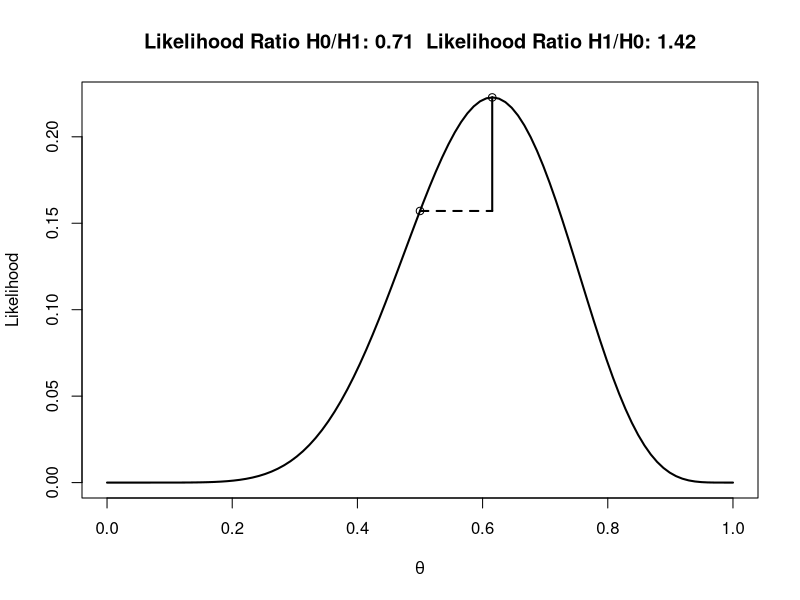

Write the R code that produced this figure.
#Calculate the likelihood ratio----
n<-13 #set total trials
x<-8 #set successes
H0 <- .5 #specify one hypothesis you want to compare with the likihood ratio
H1 <- 8/13 #specify another hypothesis you want to compare with the likehood ratio (you can use 1/20, or 0.05)
print(dbinom(x,n,H0)/dbinom(x,n,H1)) #Returns the likelihood ratio of H0 over H1
dbinom(x,n,H1)/dbinom(x,n,H0) #Returns the likelihood ratio of H1 over H0

theta<- seq(0,1,len=100) #create theta variable, from 0 to 1
like <- dbinom(x,n,theta)
#png(file="LikRatio.png",width=4000,height=3000, , units = "px", res = 900)
plot(theta,like,type='l',xlab=expression(theta), ylab='Likelihood', lwd=2)
points(H0,dbinom(x,n,H0))
points(H1,dbinom(x,n,H1))
segments(H0, dbinom(x,n,H0), x/n, dbinom(x,n,H0), lty=2, lwd=2)
segments(H1, dbinom(x,n,H1), x/n, dbinom(x,n,H1), lty=2, lwd=2)
segments(x/n, dbinom(x,n,H0), x/n, dbinom(x,n,H1), lwd=2)
title(paste('Likelihood Ratio H0/H1:',round(dbinom(x,n,H0)/dbinom(x,n,H1),digits=2)," Likelihood Ratio H1/H0:",round(dbinom(x,n,H1)/dbinom(x,n,H0),digits=2)))
#dev.off()
# Q4
# > round(dbinom(5,10,0.5)/dbinom(5,10,0.4),2)
# [1] 1.23
# Q5
# > round(dbinom(50,100,0.5)/dbinom(50,100,0.4),2)
# [1] 7.7
# Q6
# >  round(dbinom(500,1000,0.5)/dbinom(500,1000,0.4),2)
# [1] [number redacted]
# [redacted]
# This work is licensed under a Creative Commons Attribution-NonCommercial-ShareAlike 4.0 International License. https://creativecommons.org/licenses/by-nc-sa/4.0/